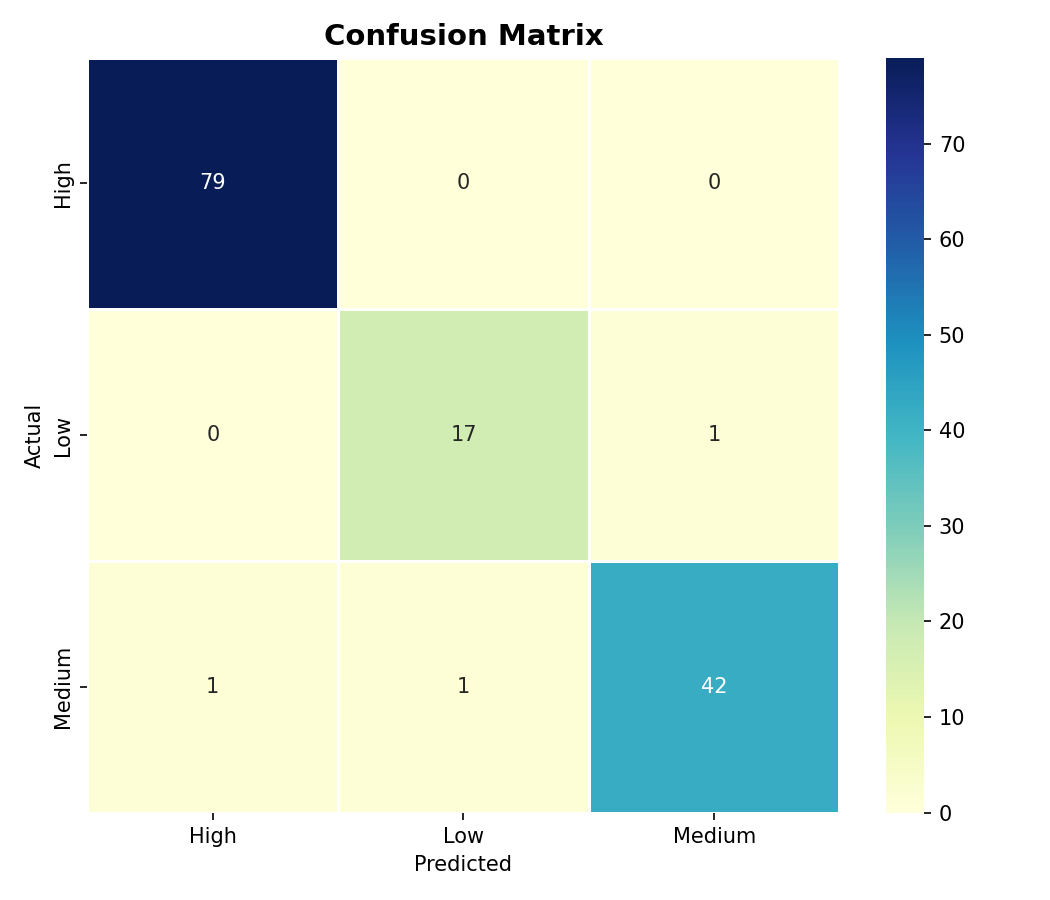

Reproduce this figure in Python.
import matplotlib.pyplot as plt
import seaborn as sns
from sklearn.metrics import confusion_matrix
from sklearn.model_selection import train_test_split
from imblearn.over_sampling import SMOTE
from pathlib import Path
import joblib
import sys

sys.path.append(str(Path(__file__).resolve().parent.parent))
from app.ml.preprocess import load_and_clean_data, encode_features, get_features_and_target

DATA_PATH = Path(__file__).resolve().parent.parent / "data" / "dataset.csv"
MODEL_PATH = Path(__file__).resolve().parent.parent / "app" / "ml" / "model.pkl"

df = load_and_clean_data(str(DATA_PATH))
df, le = encode_features(df)
X, Y = get_features_and_target(df)

_, X_test, _, Y_test = train_test_split(X, Y, test_size=0.2, random_state=42)

model = joblib.load(MODEL_PATH)
Y_pred = model.predict(X_test)

cm = confusion_matrix(Y_test, Y_pred)
labels = ["High", "Low", "Medium"]

plt.figure(figsize=(7, 6))
sns.heatmap(cm, annot=True, fmt="d", cmap="YlGnBu",
            xticklabels=labels, yticklabels=labels, linewidths=0.5)
plt.title("Confusion Matrix", fontsize=14, fontweight="bold")
plt.ylabel("Actual")
plt.xlabel("Predicted")
plt.tight_layout()
plt.savefig("analysis/confusion_matrix.png", dpi=150)
plt.show()
print("Saved: analysis/confusion_matrix.png")
